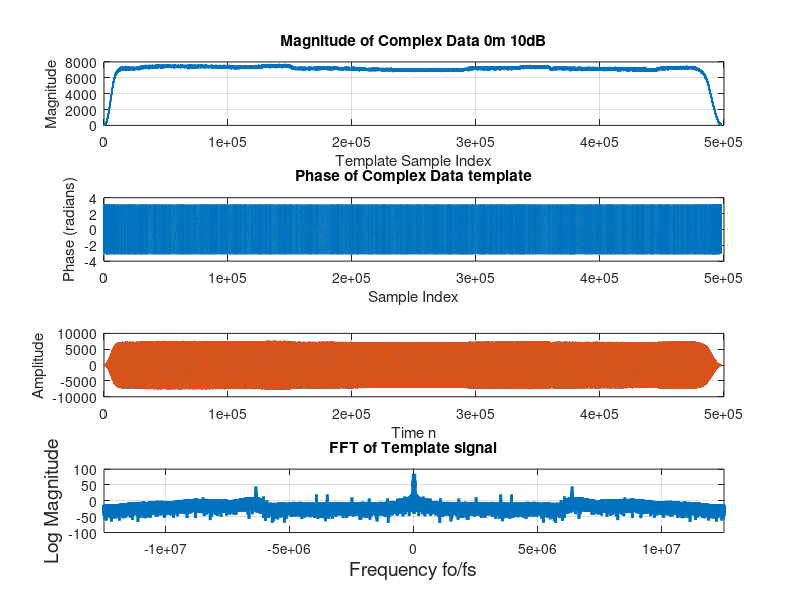
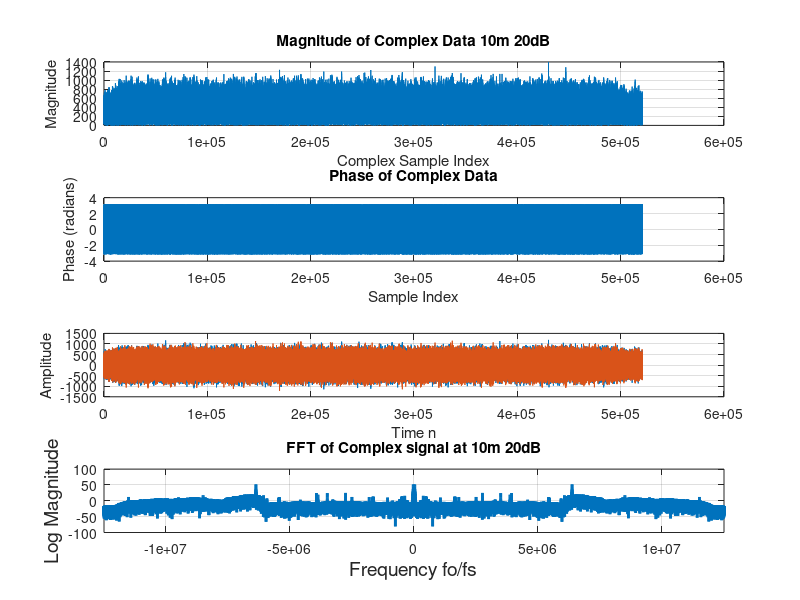
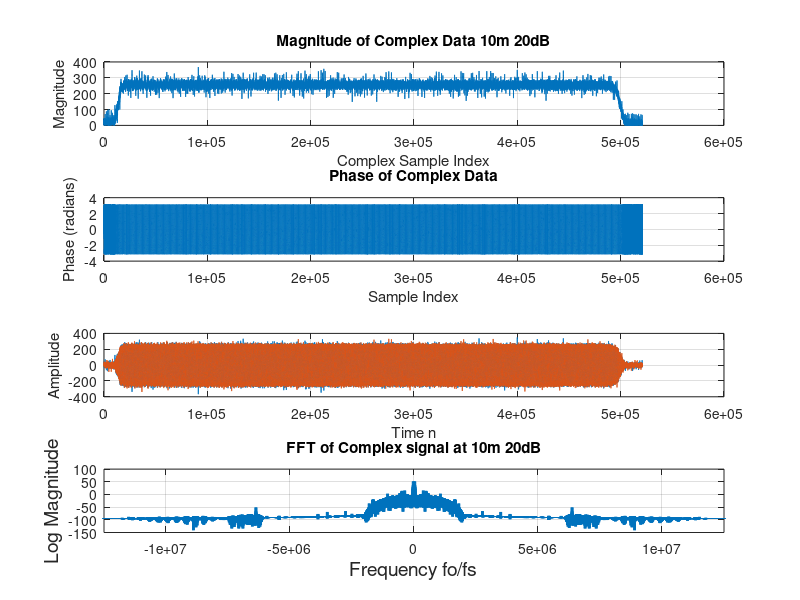
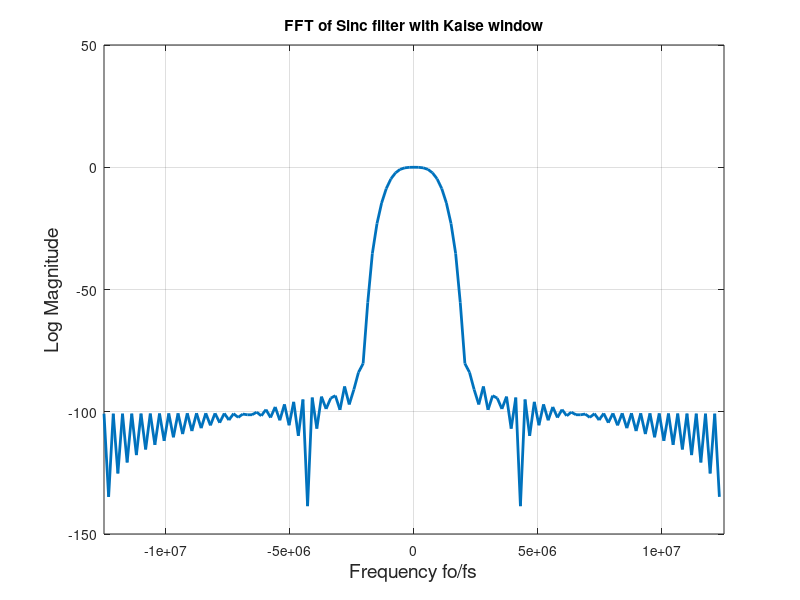

Write MATLAB code to recreate these figures, in order. (Note: this script raises an error after producing the figures.)
clc;
close all;
clear all;

fs = 25e6;

temp = load("template_signal.mat");
pulse = load("complex_data_pulse.mat");
noise = load("noise.mat");

template_signal = temp.template_signal;
complex_pulse = pulse.complex_data_pulse;
noise_data = noise.noise_data;

% Perform further processing or analysis on complex_data
% For example, you can plot the magnitude and phase:
figure;
subplot(4, 1, 1);
plot(1:length(template_signal), abs(template_signal));
grid on
xlabel('Template Sample Index');
ylabel('Magnitude');
title('Magnitude of Complex Data 0m 10dB');

subplot(4, 1, 2);
plot(1:length(template_signal), angle(template_signal));
%plot(xval, angle(complex_data2(xval)));
grid on
xlabel('Sample Index');
ylabel('Phase (radians)');
title('Phase of Complex Data template');

subplot(4,1,3)
plot(1:length(template_signal), real(template_signal));
hold on
grid on
plot(1:length(template_signal), imag(template_signal));
xlabel("Time n")
ylabel("Amplitude")

subplot(4,1,4)
fftlen = 2*length(template_signal);
plot((-0.5:1/fftlen:0.5-1/fftlen)*fs,20*log10(fftshift(abs(fft(real(template_signal)/sum(template_signal),fftlen)))), 'linewidth',2)
grid on
title("FFT of Template signal")
xlabel('Frequency fo/fs', 'fontsize',14)
ylabel('Log Magnitude','fontsize',14 )
xlim([-fs/2 fs/2])

%Plotting unfiltered complex signal
figure;
subplot(4, 1, 1);
plot(1:length(complex_pulse), abs(complex_pulse));
grid on
xlabel('Complex Sample Index');
ylabel('Magnitude');
title('Magnitude of Complex Data 10m 20dB');

subplot(4, 1, 2);
plot(1:length(complex_pulse), angle(complex_pulse));
%plot(xval, angle(complex_data2(xval)));
grid on
xlabel('Sample Index');
ylabel('Phase (radians)');
title('Phase of Complex Data');

subplot(4,1,3)
plot(1:length(complex_pulse), real(complex_pulse));
hold on
grid on
plot(1:length(complex_pulse), imag(complex_pulse));
xlabel("Time n")
ylabel("Amplitude")

subplot(4,1,4)
fftlen = 2*length(complex_pulse);
plot((-0.5:1/fftlen:0.5-1/fftlen)*fs,20*log10(fftshift(abs(fft(real(complex_pulse)/sum(complex_pulse),fftlen)))), 'linewidth',2)
grid on
title("FFT of Complex signal at 10m 20dB")
xlabel('Frequency fo/fs', 'fontsize',14)
ylabel('Log Magnitude','fontsize',14 )
xlim([-fs/2 fs/2])

% Do match filter with complex pulse
%Filp the template signal for match filtering.
%template = fliplr(template_signal); % Matched filter template
%filtered_signal = filter(template,1, complex_pulse);
%filtered_signal = c_corr(template_signal, complex_pulse);


% figure;
% subplot(4, 1, 1);
% plot(1:length(filtered_signal), abs(filtered_signal));
% grid on
% xlabel('Filtered Sample Index');
% ylabel('Magnitude');
% title('Magnitude of Filtered Data 10m 20dB');
% 
% subplot(4, 1, 2);
% plot(1:length(filtered_signal), angle(filtered_signal));
% %plot(xval, angle(complex_data2(xval)));
% grid on
% xlabel('Sample Index');
% ylabel('Phase (radians)');
% title('Phase of Filtered Data');
% 
% subplot(4,1,3)
% plot(1:length(filtered_signal), real(filtered_signal));
% hold on
% grid on
% plot(1:length(filtered_signal), imag(filtered_signal));
% xlabel("Time n")
% ylabel("Amplitude")
% 
% subplot(4,1,4)
% fftlen = 2*length(filtered_signal);
% plot((-0.5:1/fftlen:0.5-1/fftlen)*fs,20*log10(fftshift(abs(fft(real(filtered_signal)/sum(filtered_signal),fftlen)))), 'linewidth',2)
% grid on
% title("FFT of Complex signal at 10m 20dB")
% xlabel('Frequency fo/fs', 'fontsize',14)
% ylabel('Log Magnitude','fontsize',14 )
% xlim([-fs/2 fs/2])
% 
% %noise and match filter
% %filtered_noise = filter(template,1,noise_data);
% filtered_noise = c_corr(template_signal, noise_data);
% 
% figure;
% subplot(3, 1, 1);
% plot(1:length(filtered_noise), abs(filtered_noise));
% grid on
% xlabel('Filtered Noise Index');
% ylabel('Magnitude');
% title('Magnitude of Filtered Noise 10m 20dB');
% 
% subplot(3, 1, 2);
% plot(1:length(filtered_noise), angle(filtered_noise));
% grid on
% xlabel('Sample Index');
% ylabel('Phase (radians)');
% title('Phase of Filtered Data');
% 
% subplot(3,1,3)
% plot(1:length(filtered_noise), real(filtered_noise));
% hold on
% grid on
% plot(1:length(filtered_noise), imag(filtered_noise));
% xlabel("Time n")
% ylabel("Amplitude")

%filter design
%HW_2 Problem 1 a

%Filter specifications:

fs = 25e6; %in MHz
f1 = 0; %in MHz
f2 = 2e6; %in MHz

A_db = 80;

Beta = A_db/10;

N = floor((fs/(f2-f1))*A_db/15);
if rem(N,2) == 0
    N=N+1;
end
NN = (N-1)/2;
phi = 2*pi*(-NN:NN)*(f1+f2)/(2*fs);
h = sin(phi)./phi;
h(NN+1) = 1;
h0 = h.*kaiser(2*NN+1, Beta)';
h1 = h0*(f2+f1)/fs;


sinc_filtered_pulse = filter(h1,1, complex_pulse);

figure;
subplot(4, 1, 1);
plot(1:length(sinc_filtered_pulse), abs(sinc_filtered_pulse));
grid on
xlabel('Complex Sample Index');
ylabel('Magnitude');
title('Magnitude of Complex Data 10m 20dB');

subplot(4, 1, 2);
plot(1:length(sinc_filtered_pulse), angle(sinc_filtered_pulse));
%plot(xval, angle(complex_data2(xval)));
grid on
xlabel('Sample Index');
ylabel('Phase (radians)');
title('Phase of Complex Data');

subplot(4,1,3)
plot(1:length(sinc_filtered_pulse), real(sinc_filtered_pulse));
hold on
grid on
plot(1:length(sinc_filtered_pulse), imag(sinc_filtered_pulse));
xlabel("Time n")
ylabel("Amplitude")

subplot(4,1,4)
fftlen = 2*length(sinc_filtered_pulse);
plot((-0.5:1/fftlen:0.5-1/fftlen)*fs,20*log10(fftshift(abs(fft(real(sinc_filtered_pulse)/sum(sinc_filtered_pulse),fftlen)))), 'linewidth',2)
grid on
title("FFT of Complex signal at 10m 20dB")
xlabel('Frequency fo/fs', 'fontsize',14)
ylabel('Log Magnitude','fontsize',14 )
xlim([-fs/2 fs/2])

figure;
fftlen = 2*length(h1);
plot((-0.5:1/fftlen:0.5-1/fftlen)*fs,20*log10(fftshift(abs(fft(real(h1)/sum(h1),fftlen)))), 'linewidth',2)
grid on
title("FFT of Sinc filter with Kaise window")
xlabel('Frequency fo/fs', 'fontsize',14)
ylabel('Log Magnitude','fontsize',14 )
xlim([-fs/2 fs/2])

%Plot of noise with filtered data.
filtered_noise = filter(h1,1, noise_data);
figure;
fftlen = 2*length(filtered_noise);
plot((-0.5:1/fftlen:0.5-1/fftlen)*fs,20*log10(fftshift(abs(fft(real(filtered_noise)/sum(filtered_noise),fftlen)))), 'linewidth',2)
grid on
title("FFT of Noise signal at 10m 20dB")
xlabel('Frequency fo/fs', 'fontsize',14)
ylabel('Log Magnitude','fontsize',14 )
xlim([-fs/2 fs/2])

%Using FIRPM 
fs = 25e6;
AdB = 60;
f1 = 0;
f2 = 5e6;
N = round(fs/(f2-f1) * AdB/22);

h=firpm(N-1, [0 f1 f2 fs/2]/(fs/2), [1 1 0 0], [1 10]);

figure;
fftlen = 1000;
plot((-0.5:1/fftlen:0.5-1/fftlen)*fs,20*log10(fftshift(abs(fft(h/sum(h),fftlen)))), 'linewidth',2)
grid on
title("FFT of Firpm filter")
xlabel('Frequency fo/fs', 'fontsize',14)
ylabel('Log Magnitude','fontsize',14 )
xlim([-fs/2 fs/2])

firpm_filtered_pulse = filter(h,1, complex_pulse);

figure;
subplot(4, 1, 1);
plot(1:length(firpm_filtered_pulse), abs(firpm_filtered_pulse));
grid on
xlabel('Complex Sample Index with FIRPM filter');
ylabel('Magnitude');
title('Magnitude of Complex Data 10m 20dB');

subplot(4, 1, 2);
plot(1:length(firpm_filtered_pulse), angle(firpm_filtered_pulse));
%plot(xval, angle(complex_data2(xval)));
grid on
xlabel('Sample Index');
ylabel('Phase (radians)');
title('Phase of Complex Data');

subplot(4,1,3)
plot(1:length(firpm_filtered_pulse), real(firpm_filtered_pulse));
hold on
grid on
plot(1:length(firpm_filtered_pulse), imag(firpm_filtered_pulse));
xlabel("Time n")
ylabel("Amplitude")

subplot(4,1,4)
fftlen = 2*length(firpm_filtered_pulse);
plot((-0.5:1/fftlen:0.5-1/fftlen)*fs,20*log10(fftshift(abs(fft(real(firpm_filtered_pulse)/sum(firpm_filtered_pulse),fftlen)))), 'linewidth',2)
grid on
title("FFT of Complex signal at 10m 20dB with FIRPM")
xlabel('Frequency fo/fs', 'fontsize',14)
ylabel('Log Magnitude','fontsize',14 )
xlim([-fs/2 fs/2])

%Plot of noise with filtered data.
filtered_noise = filter(h,1, noise_data);
figure;
fftlen = 2*length(filtered_noise);
plot((-0.5:1/fftlen:0.5-1/fftlen)*fs,20*log10(fftshift(abs(fft(real(filtered_noise)/sum(filtered_noise),fftlen)))), 'linewidth',2)
grid on
title("FFT of Noise signal at 10m 20dB with FIRPM")
xlabel('Frequency fo/fs', 'fontsize',14)
ylabel('Log Magnitude','fontsize',14 )
xlim([-fs/2 fs/2])



%cross corelation function
function [ r_xy ] = c_corr( x, ref )
    % C_CORR calculated the shiftd cross-correlation
    % y or the ref is assumed to be shorter, conj will be taken of y
    temp = xcorr(x,ref);
    L = numel(x);
    r_xy = temp(L:end);
end